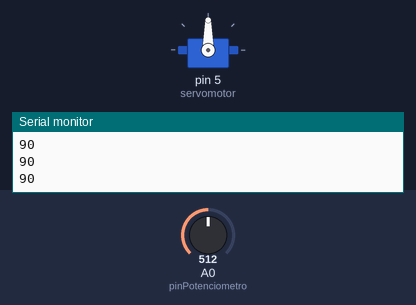
Simulated run of this sketch. Board: Arduino Uno, built with avr-gcc and run on an emulated ATmega328P. Shown: servo, the last lines printed to the serial monitor. The test bench sets the inputs (shaded band); at power-on: A0 (pinPotenciometro) = 512.

Above: at 1.2 s.
1.3 s: A0 (pinPotenciometro) set to 716
At 1.7 s:
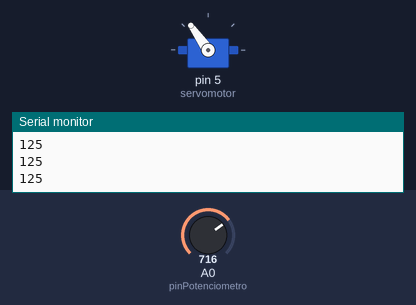
2.8 s: A0 (pinPotenciometro) set to 900
At 3.2 s:
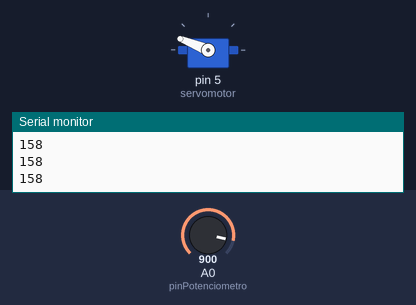
4.3 s: A0 (pinPotenciometro) set to 1023
At 5.1 s:
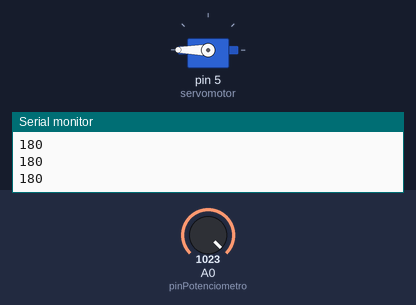
5.8 s: A0 (pinPotenciometro) set to 306
At 6.6 s:
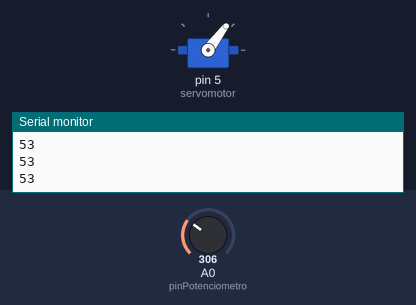
7.3 s: A0 (pinPotenciometro) set to 122
At 8.0 s:
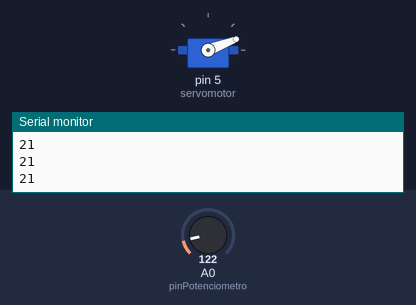
8.8 s: A0 (pinPotenciometro) set to 0
At 9.8 s:
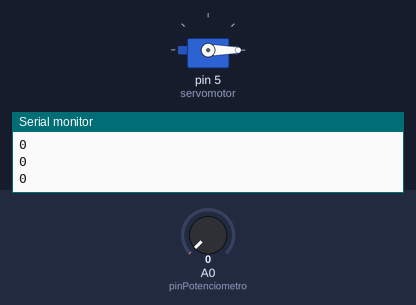
Timing chart, 0 to 11.3 s (numbered marks = the images above; inputs shaded):
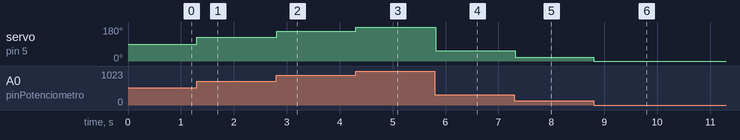

Measured:
- after the input at 1.3 s, servo on pin 5 (servomotor): 90° → 125° at once
- after the input at 2.8 s, servo on pin 5 (servomotor): 125° → 158° at once
- after the input at 4.3 s, servo on pin 5 (servomotor): 158° → 180° at once
- after the input at 5.8 s, servo on pin 5 (servomotor): 180° → 53° at once
- after the input at 7.3 s, servo on pin 5 (servomotor): 53° → 21° at once
- after the input at 8.8 s, servo on pin 5 (servomotor): 21° → 0° at once

The sketch:

servoPotenciometro.ino
```cpp
#include <Servo.h>
Servo servomotor;
int pinPotenciometro = A0;
int valorPot = 0;
int angulo=0;
void setup() {
  Serial.begin(9600);
  servomotor.attach(5);
}

void loop() {
  valorPot=analogRead(pinPotenciometro);
  angulo=map(valorPot,0,1023,0,180);
  servomotor.write(angulo);
  Serial.println(angulo);
  delay(20);
}
```
